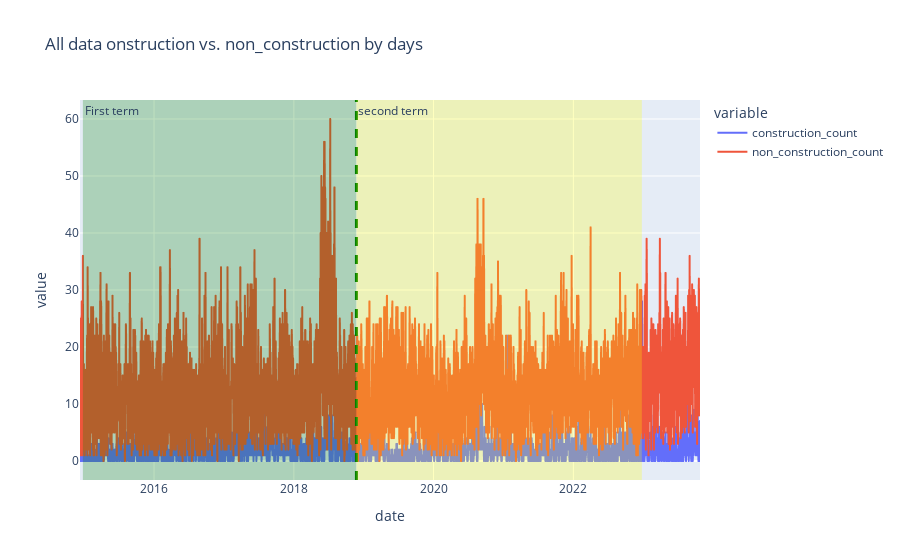

Notebook code for this chart:
### Markdown cell above
## construction vs. non_construction

### Code cell
import plotly.express as px

fig = px.line(daily_frequency, x="date", y=["construction_count","non_construction_count"], title='All data onstruction vs. non_construction by days')
fig.add_vline(x="2018-11-24", line_width=3, line_dash="dash", line_color="green")
fig.add_vrect(x0="2014-12-25", x1="2018-11-23", 
              annotation_text="First term", annotation_position="top left",
              fillcolor="green", opacity=0.25, line_width=0)
fig.add_vrect(x0="2018-11-24", x1="2022-12-25", 
              annotation_text="second term", annotation_position="top left",
              fillcolor="yellow", opacity=0.25, line_width=0)
fig.show()

### Figure 1 — Plotly figure (JSON) as saved in the notebook; plotly's stock layout.template omitted (floating-point values rounded to 4 significant figures; data arrays with more than 128 entries replaced by an {"elided": "..."} marker saying what was removed)
{"data": [{"hovertemplate": "variable=construction_count<br>date=%{x}<br>value=%{y}<extra></extra>", "legendgroup": "construction_count", "line": {"color": "#636efa", "dash": "solid"}, "marker": {"symbol": "circle"}, "mode": "lines", "name": "construction_count", "showlegend": true, "type": "scattergl", "x": {"elided": "3232 str values"}, "xaxis": "x", "y": {"elided": "3232 int values"}, "yaxis": "y"}, {"hovertemplate": "variable=non_construction_count<br>date=%{x}<br>value=%{y}<extra></extra>", "legendgroup": "non_construction_count", "line": {"color": "#EF553B", "dash": "solid"}, "marker": {"symbol": "circle"}, "mode": "lines", "name": "non_construction_count", "showlegend": true, "type": "scattergl", "x": {"elided": "3232 str values"}, "xaxis": "x", "y": {"elided": "3232 int values"}, "yaxis": "y"}], "layout": {"annotations": [{"showarrow": false, "text": "First term", "x": "2014-12-25", "xanchor": "left", "xref": "x", "y": 1, "yanchor": "top", "yref": "y domain"}, {"showarrow": false, "text": "second term", "x": "2018-11-24", "xanchor": "left", "xref": "x", "y": 1, "yanchor": "top", "yref": "y domain"}], "legend": {"title": {"text": "variable"}, "tracegroupgap": 0}, "shapes": [{"line": {"color": "green", "dash": "dash", "width": 3}, "type": "line", "x0": "2018-11-24", "x1": "2018-11-24", "xref": "x", "y0": 0, "y1": 1, "yref": "y domain"}, {"fillcolor": "green", "line": {"width": 0}, "opacity": 0.25, "type": "rect", "x0": "2014-12-25", "x1": "2018-11-23", "xref": "x", "y0": 0, "y1": 1, "yref": "y domain"}, {"fillcolor": "yellow", "line": {"width": 0}, "opacity": 0.25, "type": "rect", "x0": "2018-11-24", "x1": "2022-12-25", "xref": "x", "y0": 0, "y1": 1, "yref": "y domain"}], "title": {"text": "All data onstruction vs. non_construction by days"}, "xaxis": {"anchor": "y", "domain": [0, 1], "title": {"text": "date"}}, "yaxis": {"anchor": "x", "domain": [0, 1], "title": {"text": "value"}}}}
